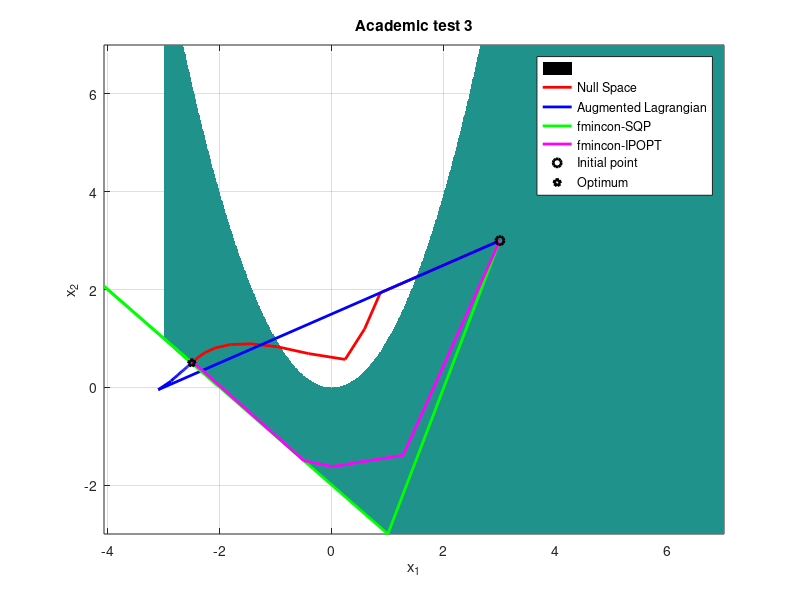

The MATLAB source for this figure:
%% ACADEMIC PLOT TEST 4 %%
close all

load("NullSpaceAcademicT4.mat");
cost.Null  = c;
it.Null    = 1:length(cost.Null);
% merit.Null = m;
const.Null = h;
% tau.Null   = t;
grad.Null  = g;
dual.Null  = d;
var.Null   = v;
k = var.Null;

load("AugmentedLagrAcademic4.mat");
k2 = v;

load("fminconSQPacademic4.mat");
k3 = v;

load("fminconIPOPTacademic4.mat");
k4 = v;

load("AugmentedLagrAcademic4-2.mat");
k5 = v;

% load()

% c1 = @(x) 1/x(1) - x(2);
% c2 = @(x) x(1)+x(2)-3;

v = -3:0.01:7;  % plotting range from -5 to 5
[x,y] = meshgrid(v);  % get 2-D mesh for x and y
cond1 = -x.^2 + y < 0;  % check conditions for these values
cond2 = -x-y-2 < 0;
cond1 = double(cond1);  % convert to double for plotting
cond2 = double(cond2);
cond1(cond1 == 0) = NaN;  % set the 0s to NaN so they are not plotted
cond2(cond2 == 0) = NaN;
cond = cond1.*cond2;  % multiply the two condaces to keep only the common points
z = 10*ones(length(v(:,2)));
figure()
pcolor(x,y,cond);
shading interp
hold on
plot(k(1,:),k(2,:),'r','LineWidth',2)
plot(k2(1,:),k2(2,:),'b','LineWidth',2)
plot(k3(1,:),k3(2,:),'g','LineWidth',2)
plot(k4(1,:),k4(2,:),'m','LineWidth',2)
plot(k4(1,1),k4(2,1),'o','Color','k','LineWidth',2)
plot(k4(1,end),k4(2,end),'p','Color','k','LineWidth',2)
% plot(k5(1,:),k5(2,:),'k','LineWidth',1)
grid on
legend('','Null Space','Augmented Lagrangian','fmincon-SQP','fmincon-IPOPT','Initial point','Optimum')
title('Academic test 3')
xlabel('x_1')
ylabel('x_2')
% view(0,90)    % change to top view
hold off
